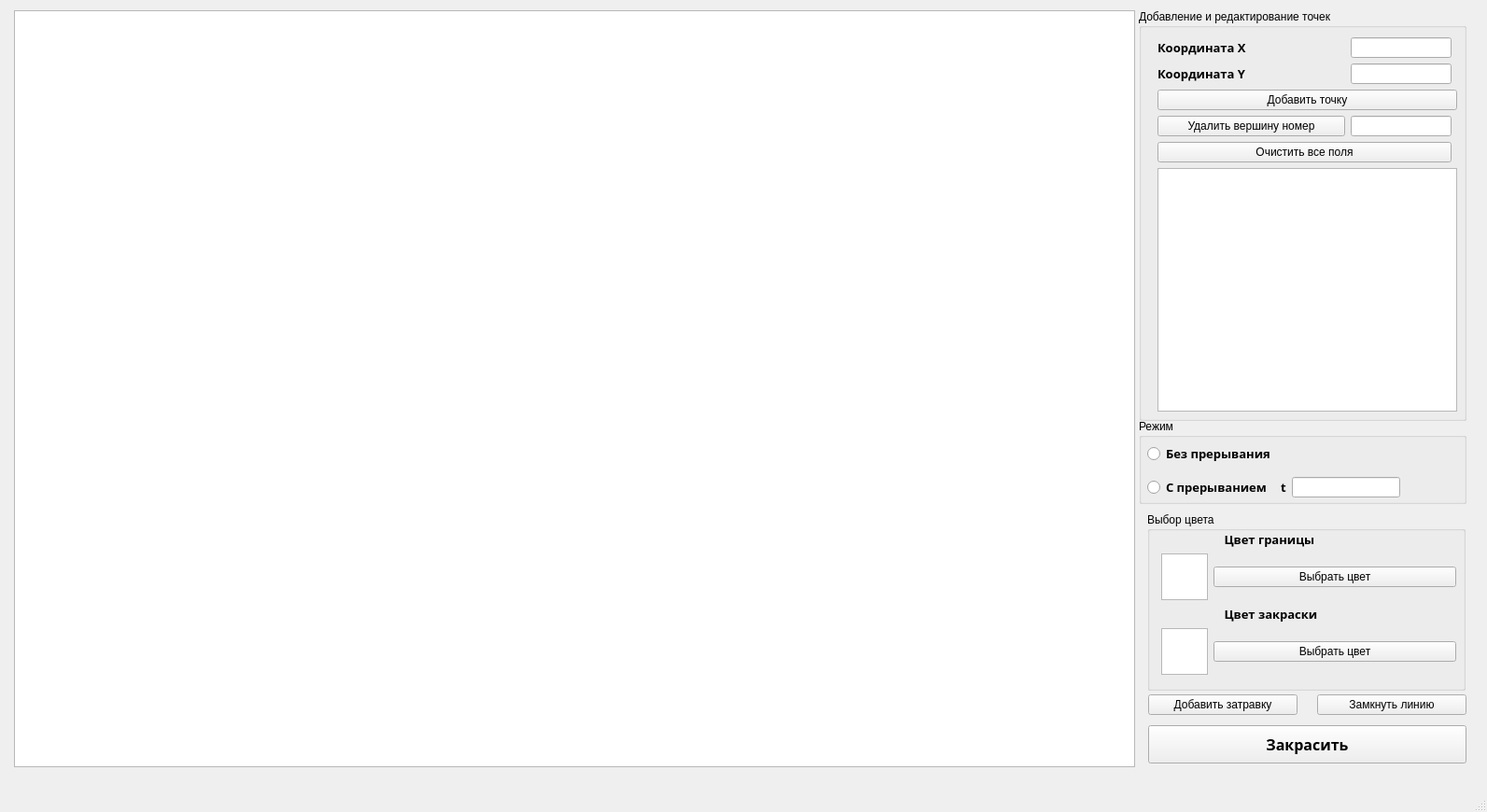
<?xml version="1.0" encoding="UTF-8"?>
<ui version="4.0">
 <class>MainWindow</class>
 <widget class="QMainWindow" name="MainWindow">
  <property name="geometry">
   <rect>
    <x>0</x>
    <y>0</y>
    <width>1593</width>
    <height>870</height>
   </rect>
  </property>
  <property name="windowTitle">
   <string>MainWindow</string>
  </property>
  <widget class="QWidget" name="centralwidget">
   <widget class="QGraphicsView" name="c">
    <property name="geometry">
     <rect>
      <x>15</x>
      <y>11</y>
      <width>1201</width>
      <height>811</height>
     </rect>
    </property>
   </widget>
   <widget class="QGroupBox" name="groupBox">
    <property name="geometry">
     <rect>
      <x>1220</x>
      <y>10</y>
      <width>351</width>
      <height>441</height>
     </rect>
    </property>
    <property name="title">
     <string>Добавление и редактирование точек</string>
    </property>
    <widget class="QWidget" name="gridLayoutWidget">
     <property name="geometry">
      <rect>
       <x>20</x>
       <y>30</y>
       <width>321</width>
       <height>401</height>
      </rect>
     </property>
     <layout class="QGridLayout" name="gridLayout">
      <item row="0" column="0">
       <widget class="QLabel" name="label">
        <property name="font">
         <font>
          <family>Yu Gothic UI Semibold</family>
          <pointsize>10</pointsize>
          <weight>75</weight>
          <bold>true</bold>
         </font>
        </property>
        <property name="text">
         <string>Координата Х</string>
        </property>
       </widget>
      </item>
      <item row="1" column="0">
       <widget class="QLabel" name="label_2">
        <property name="font">
         <font>
          <family>Yu Gothic UI Semibold</family>
          <pointsize>10</pointsize>
          <weight>75</weight>
          <bold>true</bold>
         </font>
        </property>
        <property name="text">
         <string>Координата Y</string>
        </property>
       </widget>
      </item>
      <item row="1" column="2">
       <widget class="QLineEdit" name="y_entry"/>
      </item>
      <item row="2" column="0" colspan="4">
       <widget class="QPushButton" name="add_point">
        <property name="text">
         <string>Добавить точку</string>
        </property>
       </widget>
      </item>
      <item row="0" column="2">
       <widget class="QLineEdit" name="x_entry"/>
      </item>
      <item row="0" column="1">
       <spacer name="horizontalSpacer_2">
        <property name="orientation">
         <enum>Qt::Horizontal</enum>
        </property>
        <property name="sizeHint" stdset="0">
         <size>
          <width>40</width>
          <height>20</height>
         </size>
        </property>
       </spacer>
      </item>
      <item row="1" column="1">
       <spacer name="horizontalSpacer_3">
        <property name="orientation">
         <enum>Qt::Horizontal</enum>
        </property>
        <property name="sizeHint" stdset="0">
         <size>
          <width>40</width>
          <height>20</height>
         </size>
        </property>
       </spacer>
      </item>
      <item row="3" column="2">
       <widget class="QLineEdit" name="point_num_entry"/>
      </item>
      <item row="6" column="0" colspan="3">
       <widget class="QPushButton" name="clear_all">
        <property name="text">
         <string>Очистить все поля</string>
        </property>
       </widget>
      </item>
      <item row="3" column="0" colspan="2">
       <widget class="QPushButton" name="delete_point">
        <property name="text">
         <string>Удалить вершину номер</string>
        </property>
       </widget>
      </item>
      <item row="7" column="0" colspan="4">
       <widget class="QListWidget" name="list_point"/>
      </item>
     </layout>
    </widget>
   </widget>
   <widget class="QGroupBox" name="groupBox_2">
    <property name="geometry">
     <rect>
      <x>1220</x>
      <y>449</y>
      <width>351</width>
      <height>91</height>
     </rect>
    </property>
    <property name="title">
     <string>Режим</string>
    </property>
    <widget class="QWidget" name="gridLayoutWidget_2">
     <property name="geometry">
      <rect>
       <x>9</x>
       <y>19</y>
       <width>331</width>
       <height>72</height>
      </rect>
     </property>
     <layout class="QGridLayout" name="gridLayout_2">
      <item row="2" column="2">
       <widget class="QLineEdit" name="timer_entry"/>
      </item>
      <item row="2" column="1">
       <widget class="QLabel" name="timer_label">
        <property name="font">
         <font>
          <family>Yu Gothic UI Semibold</family>
          <pointsize>10</pointsize>
          <weight>75</weight>
          <bold>true</bold>
         </font>
        </property>
        <property name="text">
         <string>t</string>
        </property>
       </widget>
      </item>
      <item row="0" column="0">
       <widget class="QRadioButton" name="no_stop">
        <property name="font">
         <font>
          <family>Yu Gothic UI Semibold</family>
          <pointsize>10</pointsize>
          <weight>75</weight>
          <bold>true</bold>
         </font>
        </property>
        <property name="text">
         <string>Без прерывания</string>
        </property>
       </widget>
      </item>
      <item row="2" column="0">
       <widget class="QRadioButton" name="with_stop">
        <property name="font">
         <font>
          <family>Yu Gothic UI Semibold</family>
          <pointsize>10</pointsize>
          <weight>75</weight>
          <bold>true</bold>
         </font>
        </property>
        <property name="text">
         <string>С прерыванием</string>
        </property>
       </widget>
      </item>
      <item row="2" column="3">
       <spacer name="horizontalSpacer_4">
        <property name="orientation">
         <enum>Qt::Horizontal</enum>
        </property>
        <property name="sizeType">
         <enum>QSizePolicy::Fixed</enum>
        </property>
        <property name="sizeHint" stdset="0">
         <size>
          <width>60</width>
          <height>20</height>
         </size>
        </property>
       </spacer>
      </item>
     </layout>
    </widget>
   </widget>
   <widget class="QGroupBox" name="groupBox_3">
    <property name="geometry">
     <rect>
      <x>1229</x>
      <y>549</y>
      <width>341</width>
      <height>191</height>
     </rect>
    </property>
    <property name="title">
     <string>Выбор цвета</string>
    </property>
    <widget class="QWidget" name="gridLayoutWidget_3">
     <property name="geometry">
      <rect>
       <x>0</x>
       <y>20</y>
       <width>331</width>
       <height>176</height>
      </rect>
     </property>
     <layout class="QGridLayout" name="gridLayout_3">
      <item row="1" column="0">
       <spacer name="horizontalSpacer">
        <property name="orientation">
         <enum>Qt::Horizontal</enum>
        </property>
        <property name="sizeType">
         <enum>QSizePolicy::Fixed</enum>
        </property>
        <property name="sizeHint" stdset="0">
         <size>
          <width>15</width>
          <height>20</height>
         </size>
        </property>
       </spacer>
      </item>
      <item row="3" column="2">
       <widget class="QPushButton" name="col_inside_shoose">
        <property name="text">
         <string>Выбрать цвет</string>
        </property>
       </widget>
      </item>
      <item row="3" column="1">
       <widget class="QGraphicsView" name="c_col_inside">
        <property name="maximumSize">
         <size>
          <width>50</width>
          <height>50</height>
         </size>
        </property>
       </widget>
      </item>
      <item row="0" column="1" colspan="2">
       <widget class="QLabel" name="label_4">
        <property name="font">
         <font>
          <family>Yu Gothic UI Semibold</family>
          <pointsize>10</pointsize>
          <weight>75</weight>
          <bold>true</bold>
         </font>
        </property>
        <property name="text">
         <string>                    Цвет границы</string>
        </property>
       </widget>
      </item>
      <item row="1" column="1">
       <widget class="QGraphicsView" name="c_col_border">
        <property name="maximumSize">
         <size>
          <width>50</width>
          <height>50</height>
         </size>
        </property>
       </widget>
      </item>
      <item row="2" column="1" colspan="2">
       <widget class="QLabel" name="label_6">
        <property name="font">
         <font>
          <family>Yu Gothic UI Semibold</family>
          <pointsize>10</pointsize>
          <weight>75</weight>
          <bold>true</bold>
         </font>
        </property>
        <property name="text">
         <string>                    Цвет закраски</string>
        </property>
       </widget>
      </item>
      <item row="1" column="2">
       <widget class="QPushButton" name="col_border_choose">
        <property name="text">
         <string>Выбрать цвет</string>
        </property>
       </widget>
      </item>
      <item row="4" column="2">
       <spacer name="verticalSpacer">
        <property name="orientation">
         <enum>Qt::Vertical</enum>
        </property>
        <property name="sizeHint" stdset="0">
         <size>
          <width>20</width>
          <height>15</height>
         </size>
        </property>
       </spacer>
      </item>
     </layout>
    </widget>
   </widget>
   <widget class="QPushButton" name="fill">
    <property name="geometry">
     <rect>
      <x>1230</x>
      <y>777</y>
      <width>341</width>
      <height>41</height>
     </rect>
    </property>
    <property name="font">
     <font>
      <family>Yu Gothic UI Semibold</family>
      <pointsize>12</pointsize>
      <weight>75</weight>
      <bold>true</bold>
     </font>
    </property>
    <property name="text">
     <string>Закрасить</string>
    </property>
   </widget>
   <widget class="QWidget" name="horizontalLayoutWidget">
    <property name="geometry">
     <rect>
      <x>1230</x>
      <y>740</y>
      <width>341</width>
      <height>31</height>
     </rect>
    </property>
    <layout class="QHBoxLayout" name="horizontalLayout">
     <item>
      <widget class="QPushButton" name="zetr_pix_button">
       <property name="text">
        <string>Добавить затравку</string>
       </property>
      </widget>
     </item>
     <item>
      <spacer name="horizontalSpacer_5">
       <property name="orientation">
        <enum>Qt::Horizontal</enum>
       </property>
       <property name="sizeType">
        <enum>QSizePolicy::Fixed</enum>
       </property>
       <property name="sizeHint" stdset="0">
        <size>
         <width>15</width>
         <height>20</height>
        </size>
       </property>
      </spacer>
     </item>
     <item>
      <widget class="QPushButton" name="zamkn_button">
       <property name="text">
        <string>Замкнуть линию</string>
       </property>
      </widget>
     </item>
    </layout>
   </widget>
  </widget>
  <widget class="QMenuBar" name="menubar">
   <property name="geometry">
    <rect>
     <x>0</x>
     <y>0</y>
     <width>1593</width>
     <height>26</height>
    </rect>
   </property>
  </widget>
  <widget class="QStatusBar" name="statusbar"/>
 </widget>
 <resources/>
 <connections/>
</ui>
